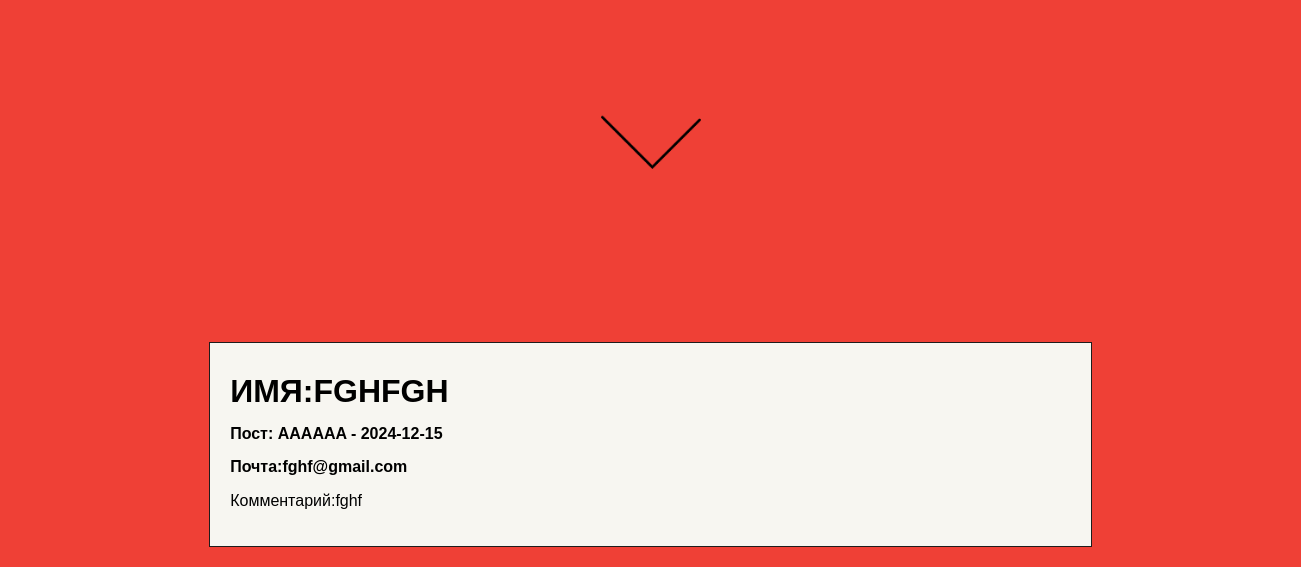
The page /posts/comments/ (lower part) on the database as committed earlier.
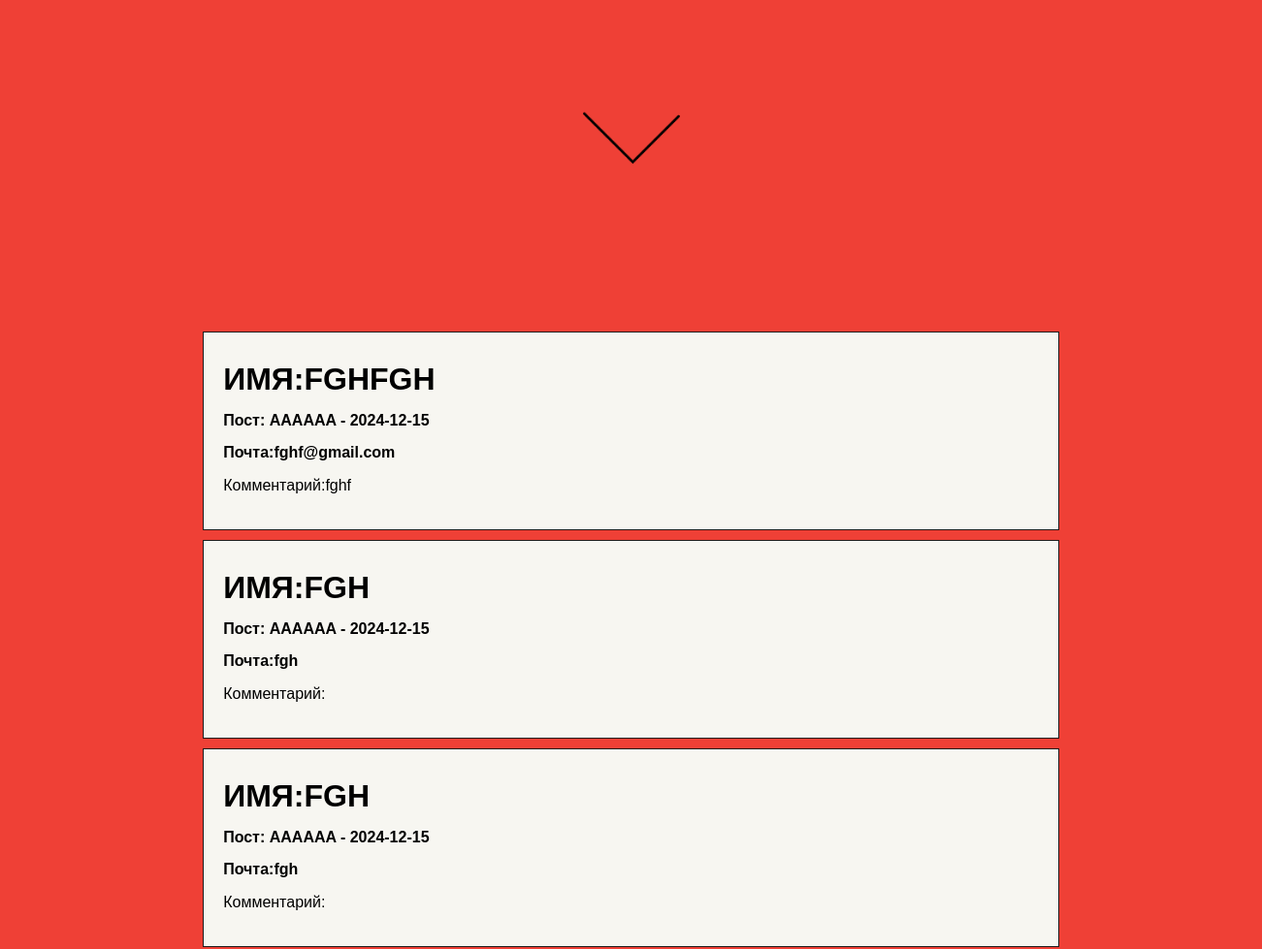
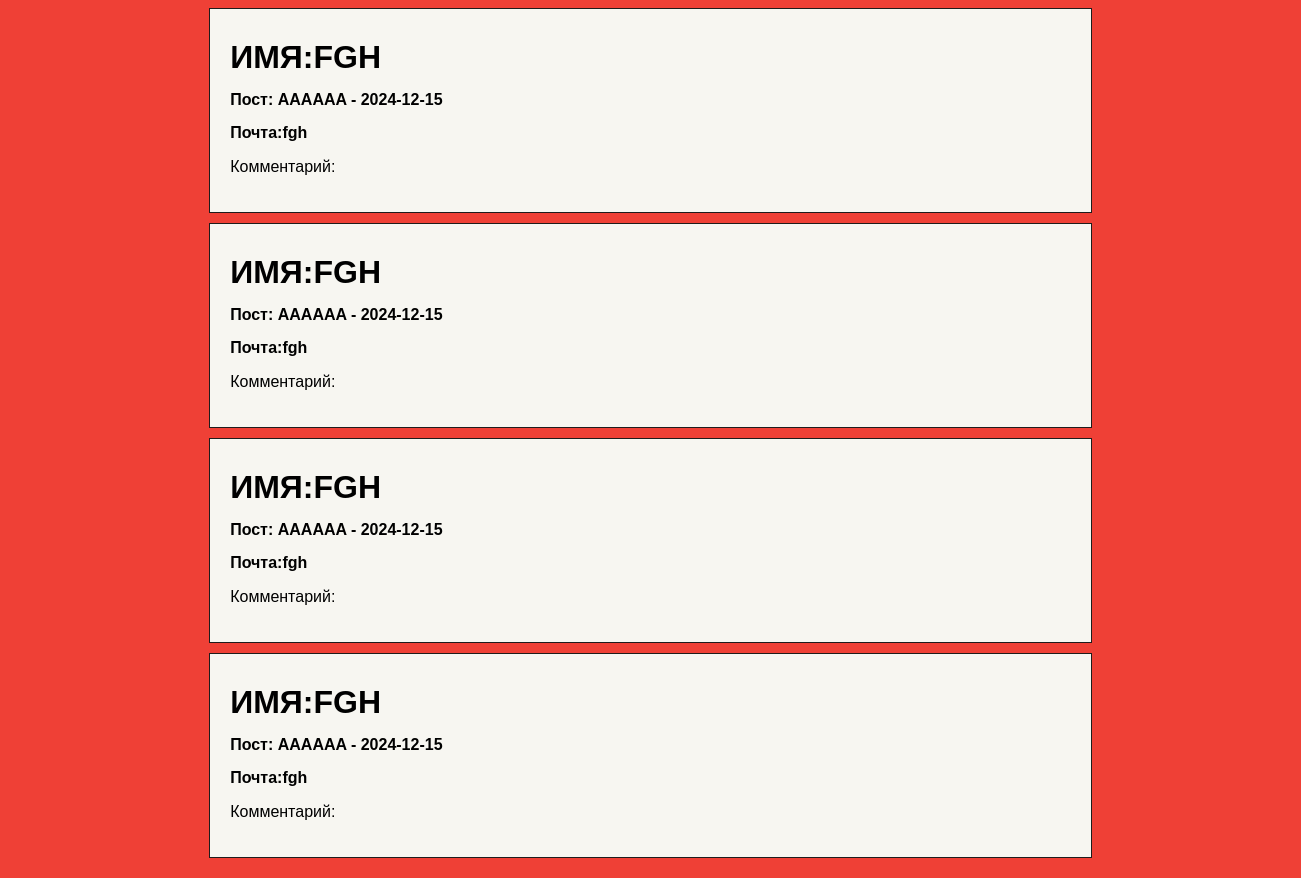
The same page on the database as committed later (2 pictures, top to bottom).
### posts/models.py (models this page shows, shortened)
class Comment(models.Model):
    name = models.CharField(max_length=40, blank=False)
    email = models.EmailField(blank=False)
    text = models.TextField(max_length=500, blank=False)
    new = models.ForeignKey(News, on_delete=models.CASCADE)
    status = models.CharField(max_length=1, choices=STATUS_CHOICES, default="d")

class News(models.Model):
    title = models.CharField(max_length=40, blank=False)
    description = models.CharField(max_length=100, blank=False)
    text = models.TextField(max_length=500, blank=False)
    date = models.DateField(default="2024-12-15")
    def __str__(self):
        return f'{self.title} - {self.date}'

### posts/views.py (the view)
# urls.py: path('posts/comments', include('posts.urls')),
def comments(request):
    comment = Comment.objects.all()
    new = News.objects.values('id','title')
    title = "Комментарии"
    data = {"menu":MENU, "title":title, "comment":comment, 'new':new}
    return render(request, "./comments.html", context=data)

### templates/comments.html (shortened to what this page needs)
{% extends 'base.html' %}
{% load static %}
{% block  content %}
<div class="title">
  <img src="{%static 'arr.png'%}" id="arr">
</div>
<div class="row">
{% for el in comment %}
<div class="card color2">
        <div class="feed">
            <h2>Имя:{{el.name}}</h2>
            <h4>Пост: {{el.new}}</h4>
            <h4>Почта:{{el.email}}</h4>
            <p>Комментарий:{{el.text}}</p>
        </div>
</div>
{% endfor %}
</div>
{% endblock %}

### templates/base.html (shortened to what this page needs)
{% load static %}
<!DOCTYPE html>
<html lang="ru">
<head>
    <link rel="stylesheet" href="{%static 'css/base.css'%}">
    <link rel="stylesheet" href="{%static 'css/index.css'%}">
</head>
<body>
<div class="container">
    <div class="content item">
        {% block  content %}
        {% endblock %}
    </div>
</div>
</body>
</html>

### static/css/base.css (style rules this page uses)
body { font-family: "Montserrat", sans-serif; font-optical-sizing: auto; font-style: normal; background-color: #EF4036; margin:0px; padding:0px; }
h2 { font-size: 2em; margin: 10px; margin-left: 0px; text-transform: uppercase; }
h4 { font-size: 1em; margin: 15px; font-weight: 600; margin-left: 0px; }
.color2 { background-color: #f7f6f1; border: 1px solid rgb(31, 28, 28); }

### static/css/index.css (style rules this page uses)
* { box-sizing: border-box; }
body { font-family: Arial; padding: 20px; }
.row { width:70%; margin:auto; }
.card { padding: 20px; margin-top: 10px; }
.row:after { content: ""; display: table; clear: both; }
.title { padding: 20px; text-align: center; margin-top: 10%; margin-bottom: 5%; font-size: 5em; }
#arr { width:100px; margin-top: 5%; margin-bottom: 5%; align-items:center; }

Rows that differ between the two databases and show on the page:
added Comment: name "FGH", new "AAAAAA - 2024-12-15", email "fgh"
added Comment: name "FGH", new "AAAAAA - 2024-12-15", email "fgh"
added Comment: name "FGH", new "AAAAAA - 2024-12-15", email "fgh"
added Comment: name "FGH", new "AAAAAA - 2024-12-15", email "fgh"
added Comment: name "FGH", new "AAAAAA - 2024-12-15", email "fgh"
added Comment: name "FGH", new "AAAAAA - 2024-12-15", email "fgh"
